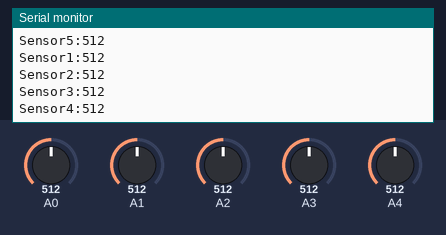
Simulated run of this sketch. Board: Arduino Uno, built with avr-gcc and run on an emulated ATmega328P. On the bench: the last lines printed to the serial monitor. The test bench sets the inputs (shaded band); at power-on: A0 = 512, A2 = 512, A3 = 512, A1 = 512, A4 = 512.

Above: at 1.2 s.
1.3 s: A0 set to 104
4.3 s: A0 set to 92
7.3 s: A2 set to 110
At 7.9 s:
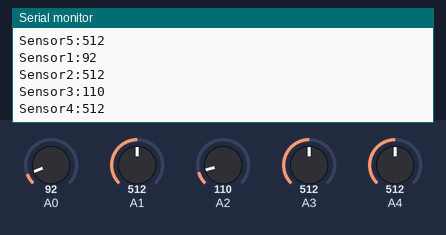
8.8 s: A2 set to 94
At 9.6 s:
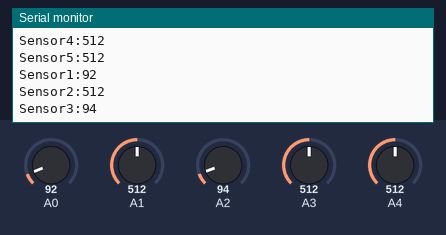
11.8 s: A3 set to 107
At 12.5 s:
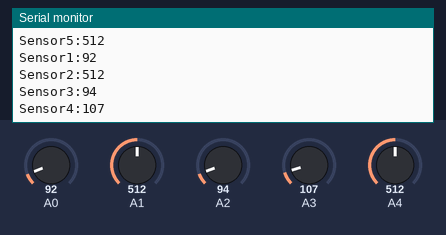
13.3 s: A3 set to 91
At 14.0 s:
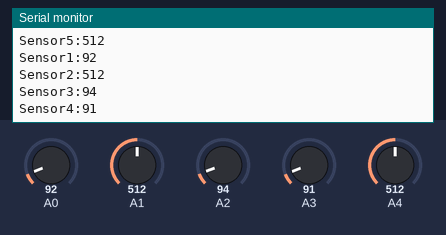
Timing chart, 0 to 15.8 s (numbered marks = the images above; inputs shaded):
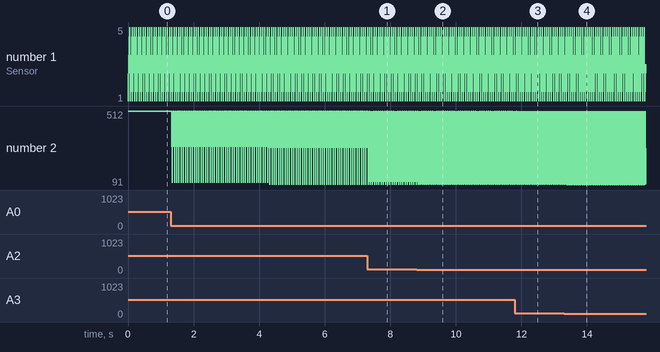

Measured:
- after the input at 7.3 s, the serial monitor: prints a new line after 0.05 s (image 1)
- after the input at 8.8 s, the serial monitor: prints a new line after 0.08 s (image 2)
- after the input at 11.8 s, the serial monitor: prints a new line after 0.11 s (image 3)
- after the input at 13.3 s, the serial monitor: prints a new line after 0.11 s (image 4)

The sketch:

code.ino
```cpp
void setup() {
  Serial.begin(9600); // Start serial communication at 9600 baud rate
}

void loop() {
  Serial.println("Sensor1:" + String(analogRead(A0)));
  Serial.println("Sensor2:" + String(analogRead(A1)));
  Serial.println("Sensor3:" + String(analogRead(A2)));
  Serial.println("Sensor4:" + String(analogRead(A3)));
  Serial.println("Sensor5:" + String(analogRead(A4)));
  delay(50); // Wait
}
```
